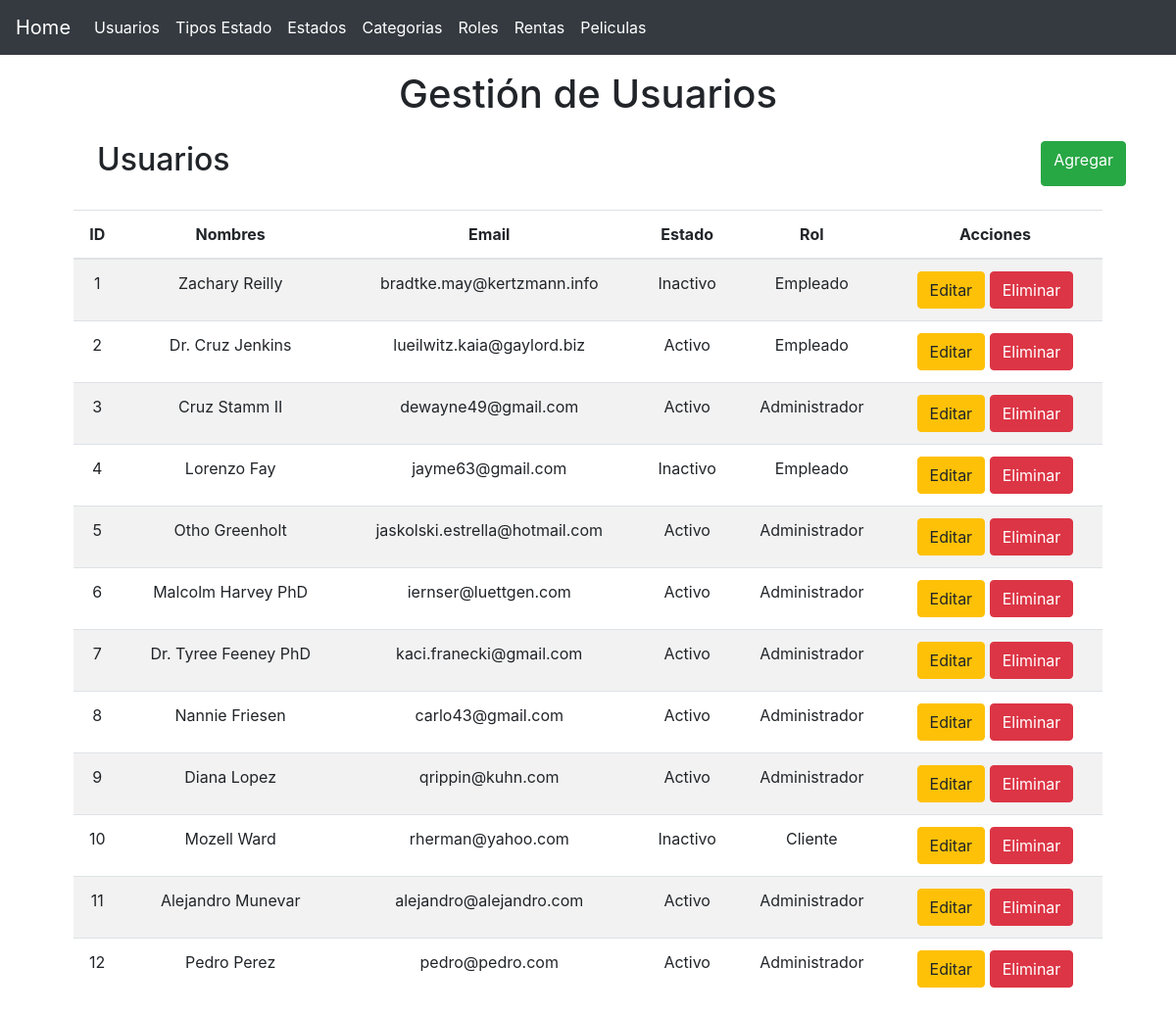
The app's page /?controller=user with its own data.
### tables this page shows
CREATE TABLE `users` (
  `id` int(10) UNSIGNED NOT NULL,
  `name` varchar(255) NOT NULL,
  `email` varchar(255) NOT NULL,
  `email_verified_at` timestamp NULL DEFAULT NULL,
  `password` varchar(255) NOT NULL,
  `status_id` int(10) UNSIGNED NOT NULL,
  `role_id` int(10) UNSIGNED NOT NULL,
  `remember_token` varchar(100) DEFAULT NULL,
  `created_at` timestamp NULL DEFAULT NULL,
  `updated_at` timestamp NULL DEFAULT NULL
);

CREATE TABLE `statuses` (
  `id` int(10) UNSIGNED NOT NULL,
  `name` varchar(255) NOT NULL,
  `type_status_id` int(10) UNSIGNED NOT NULL,
  `created_at` timestamp NULL DEFAULT NULL,
  `updated_at` timestamp NULL DEFAULT NULL
);

CREATE TABLE `roles` (
  `id` int(10) UNSIGNED NOT NULL,
  `name` varchar(255) NOT NULL,
  `status_id` int(10) UNSIGNED NOT NULL,
  `created_at` timestamp NULL DEFAULT NULL,
  `updated_at` timestamp NULL DEFAULT NULL
);

### controllers/UserController.php (called while the page is built, shortened)
<?php
require 'models/User.php';
class UserController
{
    private $userModel;
    public function __construct()
    {
        $this->userModel = new User;
    }
    public function index()
    {
    	$users = $this->userModel->getAll();
    	require 'views/layout.php';
    	require 'views/user/list.php';
    }
}

### models/User.php (called while the page is built, shortened)
<?php
class User
{
	private $pdo;
    public function __construct()
    {
    	try {
    		$this->pdo = new Database;
	    } catch (PDOException $e) {
	    	die($e->getMessage());
	    }
    }
    public function getAll()
    {
    	try {
    		$strSql = "SELECT u.*, s.name as status, r.name as role FROM users u INNER JOIN statuses s ON s.id = u.status_id INNER JOIN roles r ON r.id = u.role_id order by u.id";
    		$query = $this->pdo->select($strSql);
    		return $query;
	    } catch (PDOException $e) {
	    	die($e->getMessage());
	    }
    }
}

### providers/Database.php (called while the page is built, shortened)
<?php
class Database extends PDO
{
    public function select($strSql, $arrayData = array(), $fetchMode = PDO::FETCH_OBJ)
    {
    	$query = $this->prepare($strSql);
    	if( !$query->execute() ) {
    		echo "Error, la consulta no se realizó";
    	} else {
    		return $query->fetchAll($fetchMode);
    	}
    }
}

### views/user/list.php (the view)
<main class="container">
	<section class="col-md-12 text-center">
		<div class="mt-3">
			<h1>Gestión de Usuarios</h1>
		</div>
		<div class="col-md-12 m-4 d-flex justify-content-between">
			<h2>Usuarios</h2>
			<a href="?controller=user&method=new" class="btn btn-success">Agregar</a>
		</div>
		<section class="col-md-12 flex-nowrap table-responsive">
			<table class="table table-striped table-hover">
				<thead>
					<tr>
						<th>ID</th>
						<th>Nombres</th>
						<th>Email</th>
						<th>Estado</th>
						<th>Rol</th>
						<th>Acciones</th>
					</tr>
				</thead>
				<tbody>
					<?php foreach($users as $user): ?>
						<tr>
							<td><?php echo $user->id ?></td>
							<td><?php echo $user->name ?></td>
							<td><?php echo $user->email ?></td>
							<td><?php echo $user->status ?></td>
							<td><?php echo $user->role ?></td>
							<td>
								<a href="?controller=user&method=edit&id=<?php echo $user->id?>" class="btn btn-warning" title="Editar Usuario">Editar</a>
								<a href="?controller=user&method=delete&id=<?php echo $user->id?>" class="btn btn-danger" title="Eliminar Usuario">Eliminar</a>
							</td>
						</tr>
					<?php endforeach ?>
				</tbody>
			</table>
		</section>
	</section>
</main>

### index.php (shortened to what this page needs)
<?php
	require 'providers/Database.php';
	$controller = 'HomeController';
	if(!isset($_REQUEST['controller'])) {
		require "controllers/".$controller.".php";
		$controller = ucwords($controller);
		$controller = new $controller;
		$controller->index();
	} else {
		$method = isset($_REQUEST['method']) ? $_REQUEST['method'] : "index";
		$controller = new $controller;
		call_user_func(array($controller, $method));
	}

### views/layout.php (shortened to what this page needs)
<!DOCTYPE html>
<html lang="es">
<head>
	<link rel="stylesheet" type="text/css" href="assets/css/bootstrap.min.css">
</head>
<body>
	<header>
		<nav class="navbar navbar-expand-lg navbar-dark bg-dark">
		 	<a class="navbar-brand" href="?controller=home">Home</a>
		  	<div class="collapse navbar-collapse" id="navbarSupportedContent">
		    	<ul class="navbar-nav mr-auto">
		      	<li class="nav-item active">
		       		<a href="?controller=user" class="nav-link">Usuarios</a>
		      	</li>
		      	<li class="nav-item active">
		       		<a href="?controller=typestatus" class="nav-link">Tipos Estado</a>
		      	</li>
				<li class="nav-item active">
		       		<a href="?controller=statuses" class="nav-link">Estados</a>
		      	</li>
				<li class="nav-item active">
		       		<a href="?controller=category" class="nav-link">Categorias</a>
		      	</li>
				<li class="nav-item active">
		       		<a href="?controller=role" class="nav-link">Roles</a>
		      	</li>
				<li class="nav-item active">
		       		<a href="?controller=rental" class="nav-link">Rentas</a>
		      	</li>
				<li class="nav-item active">
		       		<a href="?controller=movie" class="nav-link">Peliculas</a>
		      	</li>
		    </ul>
		  </div>
		</nav>
	</header>
</body>
</html>

### records on screen
users: id "1", name "Zachary Reilly", email "bradtke.may@kertzmann.info", status.name "Inactivo", role.name "Empleado"
users: id "2", name "Dr. Cruz Jenkins", email "lueilwitz.kaia@gaylord.biz", status.name "Activo", role.name "Empleado"
users: id "3", name "Cruz Stamm II", email "dewayne49@gmail.com", status.name "Activo", role.name "Administrador"
users: id "4", name "Lorenzo Fay", email "jayme63@gmail.com", status.name "Inactivo", role.name "Empleado"
users: id "5", name "Otho Greenholt", email "jaskolski.estrella@hotmail.com", status.name "Activo", role.name "Administrador"
users: id "6", name "Malcolm Harvey PhD", email "iernser@luettgen.com", status.name "Activo", role.name "Administrador"
users: id "7", name "Dr. Tyree Feeney PhD", email "kaci.franecki@gmail.com", status.name "Activo", role.name "Administrador"
users: id "8", name "Nannie Friesen", email "carlo43@gmail.com", status.name "Activo", role.name "Administrador"
users: id "9", name "Diana Lopez", email "qrippin@kuhn.com", status.name "Activo", role.name "Administrador"
users: id "10", name "Mozell Ward", email "rherman@yahoo.com", status.name "Inactivo", role.name "Cliente"
users: id "11", name "Alejandro Munevar", email "alejandro@alejandro.com", status.name "Activo", role.name "Administrador"
users: id "12", name "Pedro Perez", email "pedro@pedro.com", status.name "Activo", role.name "Administrador"
